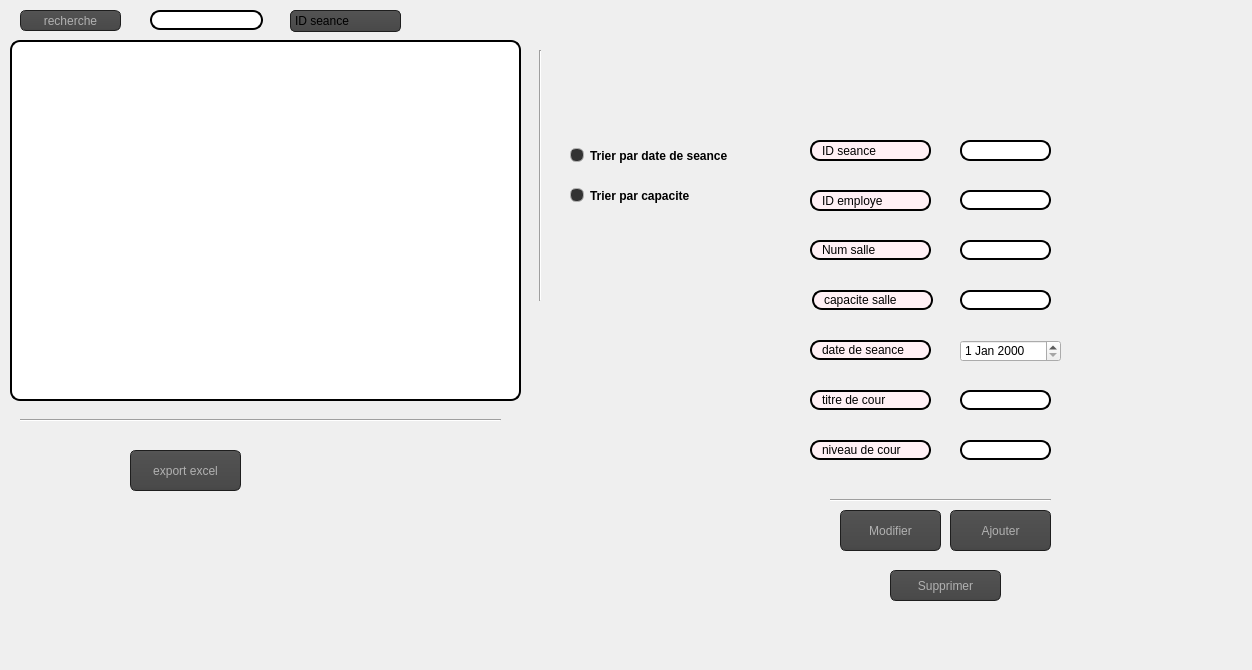
    <widget class="QWidget" name="tab">
     <attribute name="title">
      <string>Seances</string>
     </attribute>
     <widget class="Line" name="line_6">
      <property name="geometry">
       <rect>
        <x>530</x>
        <y>50</y>
        <width>21</width>
        <height>251</height>
       </rect>
      </property>
      <property name="orientation">
       <enum>Qt::Vertical</enum>
      </property>
     </widget>
     <widget class="Line" name="line_7">
      <property name="geometry">
       <rect>
        <x>20</x>
        <y>410</y>
        <width>481</width>
        <height>20</height>
       </rect>
      </property>
      <property name="orientation">
       <enum>Qt::Horizontal</enum>
      </property>
     </widget>
     <widget class="QRadioButton" name="tri_capacite">
      <property name="geometry">
       <rect>
        <x>570</x>
        <y>180</y>
        <width>201</width>
        <height>31</height>
       </rect>
      </property>
      <property name="font">
       <font>
        <pointsize>9</pointsize>
        <weight>75</weight>
        <bold>true</bold>
       </font>
      </property>
      <property name="styleSheet">
       <string notr="true">QRadioButton::indicator:unchecked{
    color: #b1b1b1;
    background-color: #323232;
    border: 1px solid #b1b1b1;
    border-radius: 6px;
}

QRadioButton::indicator:checked
{
    background-color: qradialgradient(
        cx: 0.5, cy: 0.5,
        fx: 0.5, fy: 0.5,
        radius: 1.0,
        stop: 0.25 #ffaa00,
        stop: 0.3 #323232
    );
}
QRadioButton::indicator
{
    border-radius: 6px;
}

 QRadioButton::indicator:disabled
{
    border: 1px solid #444;
}
</string>
      </property>
      <property name="text">
       <string>Trier par capacite</string>
      </property>
     </widget>
     <widget class="QLineEdit" name="li_titre">
      <property name="geometry">
       <rect>
        <x>960</x>
        <y>390</y>
        <width>91</width>
        <height>20</height>
       </rect>
      </property>
      <property name="styleSheet">
       <string notr="true">border: 2px solid black;
border-radius: 10px;
padding: 0 8px;
background: white;
selection-background-color: gray;
font: bold, &quot;Comic Sans MS&quot;;</string>
      </property>
      <property name="maxLength">
       <number>255</number>
      </property>
     </widget>
     <widget class="QLineEdit" name="lineEdit_40">
      <property name="geometry">
       <rect>
        <x>810</x>
        <y>390</y>
        <width>121</width>
        <height>20</height>
       </rect>
      </property>
      <property name="styleSheet">
       <string notr="true">border: 2px solid black;
font: 75 8pt &quot;MS Shell Dlg 2&quot;;
border-radius: 10px;
padding: 0 8px;
background: #FFF0F5;
font: bold, &quot;Comic Sans MS&quot;;;
text-align:center;</string>
      </property>
      <property name="text">
       <string>titre de cour </string>
      </property>
      <property name="readOnly">
       <bool>true</bool>
      </property>
     </widget>
     <widget class="QTableView" name="show_seances">
      <property name="geometry">
       <rect>
        <x>10</x>
        <y>40</y>
        <width>511</width>
        <height>361</height>
       </rect>
      </property>
      <property name="styleSheet">
       <string notr="true">border: 2px solid black;
border-radius: 10px;
padding: 0 8px;
background: white;
selection-background-color: gray;
font: bold, &quot;Comic Sans MS&quot;;</string>
      </property>
      <property name="sortingEnabled">
       <bool>true</bool>
      </property>
     </widget>
     <widget class="QLineEdit" name="li_id_e">
      <property name="geometry">
       <rect>
        <x>960</x>
        <y>190</y>
        <width>91</width>
        <height>20</height>
       </rect>
      </property>
      <property name="styleSheet">
       <string notr="true">border: 2px solid black;
border-radius: 10px;
padding: 0 8px;
background: white;
selection-background-color: gray;
font: bold, &quot;Comic Sans MS&quot;;</string>
      </property>
     </widget>
     <widget class="QLineEdit" name="cherch_ab">
      <property name="geometry">
       <rect>
        <x>150</x>
        <y>10</y>
        <width>113</width>
        <height>20</height>
       </rect>
      </property>
      <property name="styleSheet">
       <string notr="true">border: 2px solid black;
border-radius: 10px;
padding: 0 8px;
background: white;
selection-background-color: gray;
font: bold, &quot;Comic Sans MS&quot;;</string>
      </property>
      <property name="text">
       <string/>
      </property>
     </widget>
     <widget class="QPushButton" name="pb_xl">
      <property name="geometry">
       <rect>
        <x>130</x>
        <y>450</y>
        <width>111</width>
        <height>41</height>
       </rect>
      </property>
      <property name="styleSheet">
       <string notr="true">QPushButton
{
    color: #b1b1b1;
    background-color: QLinearGradient( x1: 0, y1: 0, x2: 0, y2: 1, stop: 0 #565656, stop: 0.1 #525252, stop: 0.5 #4e4e4e, stop: 0.9 #4a4a4a, stop: 1 #464646);
    border-width: 1px;
    border-color: #1e1e1e;
    border-style: solid;
    border-radius: 6;
    padding: 3px;
    font-size: 12px;
    padding-left: 5px;
    padding-right: 5px;
}

QPushButton:pressed
{
    background-color: QLinearGradient( x1: 0, y1: 0, x2: 0, y2: 1, stop: 0 #2d2d2d, stop: 0.1 #2b2b2b, stop: 0.5 #292929, stop: 0.9 #282828, stop: 1 #252525);
}
QPushButton:hover
{
    border: 2px solid QLinearGradient( x1: 0, y1: 0, x2: 0, y2: 1, stop: 0 #ffa02f, stop: 1 #d7801a);
}</string>
      </property>
      <property name="text">
       <string>export excel</string>
      </property>
     </widget>
     <widget class="Line" name="line_8">
      <property name="geometry">
       <rect>
        <x>830</x>
        <y>490</y>
        <width>221</width>
        <height>20</height>
       </rect>
      </property>
      <property name="orientation">
       <enum>Qt::Horizontal</enum>
      </property>
     </widget>
     <widget class="QLineEdit" name="li_salle">
      <property name="geometry">
       <rect>
        <x>960</x>
        <y>240</y>
        <width>91</width>
        <height>20</height>
       </rect>
      </property>
      <property name="styleSheet">
       <string notr="true">border: 2px solid black;
border-radius: 10px;
padding: 0 8px;
background: white;
selection-background-color: gray;
font: bold, &quot;Comic Sans MS&quot;;</string>
      </property>
     </widget>
     <widget class="QPushButton" name="supprimer_seances">
      <property name="geometry">
       <rect>
        <x>890</x>
        <y>570</y>
        <width>111</width>
        <height>31</height>
       </rect>
      </property>
      <property name="styleSheet">
       <string notr="true">QPushButton
{
    color: #b1b1b1;
    background-color: QLinearGradient( x1: 0, y1: 0, x2: 0, y2: 1, stop: 0 #565656, stop: 0.1 #525252, stop: 0.5 #4e4e4e, stop: 0.9 #4a4a4a, stop: 1 #464646);
    border-width: 1px;
    border-color: #1e1e1e;
    border-style: solid;
    border-radius: 6;
    padding: 3px;
    font-size: 12px;
    padding-left: 5px;
    padding-right: 5px;
}

QPushButton:pressed
{
    background-color: QLinearGradient( x1: 0, y1: 0, x2: 0, y2: 1, stop: 0 #2d2d2d, stop: 0.1 #2b2b2b, stop: 0.5 #292929, stop: 0.9 #282828, stop: 1 #252525);
}
QPushButton:hover
{
    border: 2px solid QLinearGradient( x1: 0, y1: 0, x2: 0, y2: 1, stop: 0 #ffa02f, stop: 1 #d7801a);
}</string>
      </property>
      <property name="text">
       <string>Supprimer</string>
      </property>
     </widget>
     <widget class="QLineEdit" name="lineEdit_32">
      <property name="geometry">
       <rect>
        <x>810</x>
        <y>140</y>
        <width>121</width>
        <height>21</height>
       </rect>
      </property>
      <property name="styleSheet">
       <string notr="true">border: 2px solid black;
border-radius: 10px;
padding: 0 8px;
background: #FFF0F5;
font: bold, &quot;Comic Sans MS&quot;;;
text-align:center;</string>
      </property>
      <property name="text">
       <string>ID seance</string>
      </property>
      <property name="readOnly">
       <bool>true</bool>
      </property>
     </widget>
     <widget class="QPushButton" name="modifier_seances">
      <property name="geometry">
       <rect>
        <x>840</x>
        <y>510</y>
        <width>101</width>
        <height>41</height>
       </rect>
      </property>
      <property name="styleSheet">
       <string notr="true">QPushButton
{
    color: #b1b1b1;
    background-color: QLinearGradient( x1: 0, y1: 0, x2: 0, y2: 1, stop: 0 #565656, stop: 0.1 #525252, stop: 0.5 #4e4e4e, stop: 0.9 #4a4a4a, stop: 1 #464646);
    border-width: 1px;
    border-color: #1e1e1e;
    border-style: solid;
    border-radius: 6;
    padding: 3px;
    font-size: 12px;
    padding-left: 5px;
    padding-right: 5px;
}

QPushButton:pressed
{
    background-color: QLinearGradient( x1: 0, y1: 0, x2: 0, y2: 1, stop: 0 #2d2d2d, stop: 0.1 #2b2b2b, stop: 0.5 #292929, stop: 0.9 #282828, stop: 1 #252525);
}
QPushButton:hover
{
    border: 2px solid QLinearGradient( x1: 0, y1: 0, x2: 0, y2: 1, stop: 0 #ffa02f, stop: 1 #d7801a);
}</string>
      </property>
      <property name="text">
       <string>Modifier</string>
      </property>
     </widget>
     <widget class="QLineEdit" name="lineEdit_41">
      <property name="geometry">
       <rect>
        <x>810</x>
        <y>340</y>
        <width>121</width>
        <height>20</height>
       </rect>
      </property>
      <property name="styleSheet">
       <string notr="true">border: 2px solid black;
font: 75 8pt &quot;MS Shell Dlg 2&quot;;
border-radius: 10px;
padding: 0 8px;
background: #FFF0F5;
font: bold, &quot;Comic Sans MS&quot;;;
text-align:center;</string>
      </property>
      <property name="text">
       <string>date de seance</string>
      </property>
      <property name="readOnly">
       <bool>true</bool>
      </property>
     </widget>
     <widget class="QLineEdit" name="li_id">
      <property name="geometry">
       <rect>
        <x>960</x>
        <y>140</y>
        <width>91</width>
        <height>21</height>
       </rect>
      </property>
      <property name="styleSheet">
       <string notr="true">border: 2px solid black;
border-radius: 10px;
padding: 0 8px;
background: white;
selection-background-color: gray;
font: bold, &quot;Comic Sans MS&quot;;</string>
      </property>
      <property name="text">
       <string/>
      </property>
      <property name="maxLength">
       <number>8</number>
      </property>
     </widget>
     <widget class="QLineEdit" name="lineEdit_38">
      <property name="geometry">
       <rect>
        <x>812</x>
        <y>290</y>
        <width>121</width>
        <height>20</height>
       </rect>
      </property>
      <property name="styleSheet">
       <string notr="true">border: 2px solid black;
font: 75 8pt &quot;MS Shell Dlg 2&quot;;
border-radius: 10px;
padding: 0 8px;
background: #FFF0F5;
font: bold, &quot;Comic Sans MS&quot;;;
text-align:center;</string>
      </property>
      <property name="text">
       <string>capacite salle</string>
      </property>
      <property name="readOnly">
       <bool>true</bool>
      </property>
     </widget>
     <widget class="QDateEdit" name="li_date">
      <property name="geometry">
       <rect>
        <x>960</x>
        <y>340</y>
        <width>101</width>
        <height>22</height>
       </rect>
      </property>
     </widget>
     <widget class="QLineEdit" name="lineEdit_34">
      <property name="geometry">
       <rect>
        <x>810</x>
        <y>190</y>
        <width>121</width>
        <height>21</height>
       </rect>
      </property>
      <property name="styleSheet">
       <string notr="true">border: 2px solid black;
font: 75 8pt &quot;MS Shell Dlg 2&quot;;
border-radius: 10px;
padding: 0 8px;
background: #FFF0F5;
font: bold, &quot;Comic Sans MS&quot;;
text-align:center;</string>
      </property>
      <property name="text">
       <string>ID employe</string>
      </property>
      <property name="readOnly">
       <bool>true</bool>
      </property>
     </widget>
     <widget class="QPushButton" name="pb_Seance">
      <property name="geometry">
       <rect>
        <x>950</x>
        <y>510</y>
        <width>101</width>
        <height>41</height>
       </rect>
      </property>
      <property name="styleSheet">
       <string notr="true">QPushButton
{
    color: #b1b1b1;
    background-color: QLinearGradient( x1: 0, y1: 0, x2: 0, y2: 1, stop: 0 #565656, stop: 0.1 #525252, stop: 0.5 #4e4e4e, stop: 0.9 #4a4a4a, stop: 1 #464646);
    border-width: 1px;
    border-color: #1e1e1e;
    border-style: solid;
    border-radius: 6;
    padding: 3px;
    font-size: 12px;
    padding-left: 5px;
    padding-right: 5px;
}

QPushButton:pressed
{
    background-color: QLinearGradient( x1: 0, y1: 0, x2: 0, y2: 1, stop: 0 #2d2d2d, stop: 0.1 #2b2b2b, stop: 0.5 #292929, stop: 0.9 #282828, stop: 1 #252525);
}
QPushButton:hover
{
    border: 2px solid QLinearGradient( x1: 0, y1: 0, x2: 0, y2: 1, stop: 0 #ffa02f, stop: 1 #d7801a);
}</string>
      </property>
      <property name="text">
       <string>Ajouter</string>
      </property>
     </widget>
     <widget class="QLineEdit" name="li_cour">
      <property name="geometry">
       <rect>
        <x>960</x>
        <y>440</y>
        <width>91</width>
        <height>20</height>
       </rect>
      </property>
      <property name="styleSheet">
       <string notr="true">border: 2px solid black;
border-radius: 10px;
padding: 0 8px;
background: white;
selection-background-color: gray;
font: bold, &quot;Comic Sans MS&quot;;</string>
      </property>
      <property name="maxLength">
       <number>255</number>
      </property>
     </widget>
     <widget class="QRadioButton" name="tri_date">
      <property name="geometry">
       <rect>
        <x>570</x>
        <y>140</y>
        <width>211</width>
        <height>31</height>
       </rect>
      </property>
      <property name="font">
       <font>
        <pointsize>9</pointsize>
        <weight>75</weight>
        <bold>true</bold>
       </font>
      </property>
      <property name="styleSheet">
       <string notr="true">QRadioButton::indicator:unchecked{
    color: #b1b1b1;
    background-color: #323232;
    border: 1px solid #b1b1b1;
    border-radius: 6px;
}

QRadioButton::indicator:checked
{
    background-color: qradialgradient(
        cx: 0.5, cy: 0.5,
        fx: 0.5, fy: 0.5,
        radius: 1.0,
        stop: 0.25 #ffaa00,
        stop: 0.3 #323232
    );
}
QRadioButton::indicator
{
    border-radius: 6px;
}

 QRadioButton::indicator:disabled
{
    border: 1px solid #444;
}
</string>
      </property>
      <property name="text">
       <string>Trier par date de seance</string>
      </property>
     </widget>
     <widget class="QLineEdit" name="lineEdit_43">
      <property name="geometry">
       <rect>
        <x>810</x>
        <y>440</y>
        <width>121</width>
        <height>20</height>
       </rect>
      </property>
      <property name="styleSheet">
       <string notr="true">border: 2px solid black;
font: 75 8pt &quot;MS Shell Dlg 2&quot;;
border-radius: 10px;
padding: 0 8px;
background: #FFF0F5;
font: bold, &quot;Comic Sans MS&quot;;;
text-align:center;</string>
      </property>
      <property name="text">
       <string>niveau de cour</string>
      </property>
      <property name="readOnly">
       <bool>true</bool>
      </property>
     </widget>
     <widget class="QLineEdit" name="li_cap">
      <property name="geometry">
       <rect>
        <x>960</x>
        <y>290</y>
        <width>91</width>
        <height>20</height>
       </rect>
      </property>
      <property name="styleSheet">
       <string notr="true">border: 2px solid black;
border-radius: 10px;
padding: 0 8px;
background: white;
selection-background-color: gray;
font: bold, &quot;Comic Sans MS&quot;;</string>
      </property>
     </widget>
     <widget class="QLineEdit" name="lineEdit_36">
      <property name="geometry">
       <rect>
        <x>810</x>
        <y>240</y>
        <width>121</width>
        <height>20</height>
       </rect>
      </property>
      <property name="styleSheet">
       <string notr="true">border: 2px solid black;
font: 75 8pt &quot;MS Shell Dlg 2&quot;;
border-radius: 10px;
padding: 0 8px;
background: #FFF0F5;
font: bold, &quot;Comic Sans MS&quot;;;
text-align:center;</string>
      </property>
      <property name="text">
       <string>Num salle</string>
      </property>
      <property name="readOnly">
       <bool>true</bool>
      </property>
     </widget>
     <widget class="QPushButton" name="recherch_">
      <property name="geometry">
       <rect>
        <x>20</x>
        <y>10</y>
        <width>101</width>
        <height>21</height>
       </rect>
      </property>
      <property name="styleSheet">
       <string notr="true">QPushButton
{
    color: #b1b1b1;
    background-color: QLinearGradient( x1: 0, y1: 0, x2: 0, y2: 1, stop: 0 #565656, stop: 0.1 #525252, stop: 0.5 #4e4e4e, stop: 0.9 #4a4a4a, stop: 1 #464646);
    border-width: 1px;
    border-color: #1e1e1e;
    border-style: solid;
    border-radius: 6;
    padding: 3px;
    font-size: 12px;
    padding-left: 5px;
    padding-right: 5px;
}

QPushButton:pressed
{
    background-color: QLinearGradient( x1: 0, y1: 0, x2: 0, y2: 1, stop: 0 #2d2d2d, stop: 0.1 #2b2b2b, stop: 0.5 #292929, stop: 0.9 #282828, stop: 1 #252525);
}
QPushButton:hover
{
    border: 2px solid QLinearGradient( x1: 0, y1: 0, x2: 0, y2: 1, stop: 0 #ffa02f, stop: 1 #d7801a);
}</string>
      </property>
      <property name="text">
       <string>recherche</string>
      </property>
     </widget>
     <widget class="QComboBox" name="cher_ab">
      <property name="geometry">
       <rect>
        <x>290</x>
        <y>10</y>
        <width>111</width>
        <height>22</height>
       </rect>
      </property>
      <property name="styleSheet">
       <string notr="true">QComboBox

{

    selection-background-color: #ffaa00;

    background-color: QLinearGradient( x1: 0, y1: 0, x2: 0, y2: 1, stop: 0 #565656, stop: 0.1 #525252, stop: 0.5 #4e4e4e, stop: 0.9 #4a4a4a, stop: 1 #464646);

    border-style: solid;

    border: 1px solid #1e1e1e;

    border-radius: 5;

}



QComboBox:hover,QPushButton:hover

{

    border: 2px solid QLinearGradient( x1: 0, y1: 0, x2: 0, y2: 1, stop: 0 #ffa02f, stop: 1 #d7801a);

}





QComboBox:on

{

    padding-top: 3px;

    padding-left: 4px;

    background-color: QLinearGradient( x1: 0, y1: 0, x2: 0, y2: 1, stop: 0 #2d2d2d, stop: 0.1 #2b2b2b, stop: 0.5 #292929, stop: 0.9 #282828, stop: 1 #252525);

    selection-background-color: #ffaa00;

}



QComboBox QAbstractItemView

{

    border: 2px solid darkgray;

    selection-background-color: QLinearGradient( x1: 0, y1: 0, x2: 0, y2: 1, stop: 0 #ffa02f, stop: 1 #d7801a);

}



QComboBox::drop-down

{

     subcontrol-origin: padding;

     subcontrol-position: top right;

     width: 15px;



     border-left-width: 0px;

     border-left-color: darkgray;

     border-left-style: solid; /* just a single line */

     border-top-right-radius: 3px; /* same radius as the QComboBox */

     border-bottom-right-radius: 3px;

 }

</string>
      </property>
      <item>
       <property name="text">
        <string>ID seance</string>
       </property>
      </item>
      <item>
       <property name="text">
        <string>ID employe</string>
       </property>
      </item>
     </widget>
     <widget class="QLabel" name="label_3">
      <property name="geometry">
       <rect>
        <x>0</x>
        <y>0</y>
        <width>1181</width>
        <height>661</height>
       </rect>
      </property>
      <property name="text">
       <string/>
      </property>
      <property name="pixmap">
       <pixmap resource="background.qrc">:/new/prefix1/background.png</pixmap>
      </property>
     </widget>
     <widget class="QLabel" name="wrong_ids">
      <property name="geometry">
       <rect>
        <x>830</x>
        <y>170</y>
        <width>411</width>
        <height>20</height>
       </rect>
      </property>
      <property name="font">
       <font>
        <pointsize>9</pointsize>
        <weight>75</weight>
        <bold>true</bold>
       </font>
      </property>
      <property name="text">
       <string/>
      </property>
     </widget>
     <widget class="QLabel" name="wrong_ide">
      <property name="geometry">
       <rect>
        <x>824</x>
        <y>218</y>
        <width>411</width>
        <height>20</height>
       </rect>
      </property>
      <property name="font">
       <font>
        <pointsize>9</pointsize>
        <weight>75</weight>
        <bold>true</bold>
       </font>
      </property>
      <property name="text">
       <string/>
      </property>
     </widget>
     <widget class="QLabel" name="wrong_salle">
      <property name="geometry">
       <rect>
        <x>830</x>
        <y>265</y>
        <width>411</width>
        <height>20</height>
       </rect>
      </property>
      <property name="font">
       <font>
        <pointsize>9</pointsize>
        <weight>75</weight>
        <bold>true</bold>
       </font>
      </property>
      <property name="text">
       <string/>
      </property>
     </widget>
     <widget class="QLabel" name="wrong_cap">
      <property name="geometry">
       <rect>
        <x>830</x>
        <y>316</y>
        <width>411</width>
        <height>20</height>
       </rect>
      </property>
      <property name="font">
       <font>
        <pointsize>9</pointsize>
        <weight>75</weight>
        <bold>true</bold>
       </font>
      </property>
      <property name="text">
       <string/>
      </property>
     </widget>
     <widget class="QLabel" name="wrong_titre">
      <property name="geometry">
       <rect>
        <x>832</x>
        <y>416</y>
        <width>411</width>
        <height>20</height>
       </rect>
      </property>
      <property name="font">
       <font>
        <pointsize>9</pointsize>
        <weight>75</weight>
        <bold>true</bold>
       </font>
      </property>
      <property name="text">
       <string/>
      </property>
     </widget>
     <widget class="QLabel" name="wrong_niv">
      <property name="geometry">
       <rect>
        <x>831</x>
        <y>470</y>
        <width>411</width>
        <height>20</height>
       </rect>
      </property>
      <property name="font">
       <font>
        <pointsize>9</pointsize>
        <weight>75</weight>
        <bold>true</bold>
       </font>
      </property>
      <property name="text">
       <string/>
      </property>
     </widget>
     <zorder>label_3</zorder>
     <zorder>line_6</zorder>
     <zorder>line_7</zorder>
     <zorder>tri_capacite</zorder>
     <zorder>li_titre</zorder>
     <zorder>lineEdit_40</zorder>
     <zorder>show_seances</zorder>
     <zorder>li_id_e</zorder>
     <zorder>cherch_ab</zorder>
     <zorder>pb_xl</zorder>
     <zorder>line_8</zorder>
     <zorder>li_salle</zorder>
     <zorder>supprimer_seances</zorder>
     <zorder>lineEdit_32</zorder>
     <zorder>modifier_seances</zorder>
     <zorder>lineEdit_41</zorder>
     <zorder>li_id</zorder>
     <zorder>lineEdit_38</zorder>
     <zorder>li_date</zorder>
     <zorder>lineEdit_34</zorder>
     <zorder>pb_Seance</zorder>
     <zorder>li_cour</zorder>
     <zorder>tri_date</zorder>
     <zorder>lineEdit_43</zorder>
     <zorder>li_cap</zorder>
     <zorder>lineEdit_36</zorder>
     <zorder>recherch_</zorder>
     <zorder>cher_ab</zorder>
     <zorder>wrong_ids</zorder>
     <zorder>wrong_ide</zorder>
     <zorder>wrong_salle</zorder>
     <zorder>wrong_cap</zorder>
     <zorder>wrong_titre</zorder>
     <zorder>wrong_niv</zorder>
    </widget>
